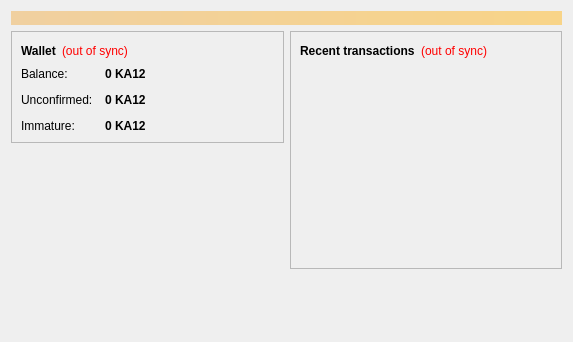
<?xml version="1.0" encoding="UTF-8"?>
<ui version="4.0">
 <class>OverviewPage</class>
 <widget class="QWidget" name="OverviewPage">
  <property name="geometry">
   <rect>
    <x>0</x>
    <y>0</y>
    <width>573</width>
    <height>342</height>
   </rect>
  </property>
  <property name="windowTitle">
   <string>Form</string>
  </property>
  <layout class="QVBoxLayout" name="topLayout">
   <item>
    <widget class="QLabel" name="labelAlerts">
     <property name="visible">
      <bool>false</bool>
     </property>
     <property name="styleSheet">
      <string notr="true">background-color: qlineargradient(x1: 0, y1: 0, x2: 1, y2: 0, stop:0 #F0D0A0, stop:1 #F8D488); color:#000000;</string>
     </property>
     <property name="wordWrap">
      <bool>true</bool>
     </property>
     <property name="margin">
      <number>3</number>
     </property>
    </widget>
   </item>
   <item>
    <layout class="QHBoxLayout" name="horizontalLayout" stretch="1,1">
     <item>
      <layout class="QVBoxLayout" name="verticalLayout_2">
       <item>
        <widget class="QFrame" name="frame">
         <property name="frameShape">
          <enum>QFrame::StyledPanel</enum>
         </property>
         <property name="frameShadow">
          <enum>QFrame::Raised</enum>
         </property>
         <layout class="QVBoxLayout" name="verticalLayout_4">
          <item>
           <layout class="QHBoxLayout" name="horizontalLayout_4">
            <item>
             <widget class="QLabel" name="label_5">
              <property name="font">
               <font>
                <weight>75</weight>
                <bold>true</bold>
               </font>
              </property>
              <property name="text">
               <string>Wallet</string>
              </property>
             </widget>
            </item>
            <item>
             <widget class="QLabel" name="labelWalletStatus">
              <property name="toolTip">
               <string>The displayed information may be out of date. Your wallet automatically synchronizes with the Coorgcoin network after a connection is established, but this process has not completed yet.</string>
              </property>
              <property name="styleSheet">
               <string notr="true">QLabel { color: red; }</string>
              </property>
              <property name="text">
               <string notr="true">(out of sync)</string>
              </property>
              <property name="alignment">
               <set>Qt::AlignLeading|Qt::AlignLeft|Qt::AlignVCenter</set>
              </property>
             </widget>
            </item>
            <item>
             <spacer name="horizontalSpacer_2">
              <property name="orientation">
               <enum>Qt::Horizontal</enum>
              </property>
              <property name="sizeHint" stdset="0">
               <size>
                <width>40</width>
                <height>20</height>
               </size>
              </property>
             </spacer>
            </item>
           </layout>
          </item>
          <item>
           <layout class="QFormLayout" name="formLayout_2">
            <property name="fieldGrowthPolicy">
             <enum>QFormLayout::AllNonFixedFieldsGrow</enum>
            </property>
            <property name="horizontalSpacing">
             <number>12</number>
            </property>
            <property name="verticalSpacing">
             <number>12</number>
            </property>
            <item row="0" column="0">
             <widget class="QLabel" name="label">
              <property name="text">
               <string>Balance:</string>
              </property>
             </widget>
            </item>
            <item row="0" column="1">
             <widget class="QLabel" name="labelBalance">
              <property name="font">
               <font>
                <weight>75</weight>
                <bold>true</bold>
               </font>
              </property>
              <property name="cursor">
               <cursorShape>IBeamCursor</cursorShape>
              </property>
              <property name="toolTip">
               <string>Your current balance</string>
              </property>
              <property name="text">
               <string notr="true">0 KA12</string>
              </property>
              <property name="textInteractionFlags">
               <set>Qt::LinksAccessibleByMouse|Qt::TextSelectableByKeyboard|Qt::TextSelectableByMouse</set>
              </property>
             </widget>
            </item>
            <item row="1" column="0">
             <widget class="QLabel" name="label_3">
              <property name="text">
               <string>Unconfirmed:</string>
              </property>
             </widget>
            </item>
            <item row="1" column="1">
             <widget class="QLabel" name="labelUnconfirmed">
              <property name="font">
               <font>
                <weight>75</weight>
                <bold>true</bold>
               </font>
              </property>
              <property name="cursor">
               <cursorShape>IBeamCursor</cursorShape>
              </property>
              <property name="toolTip">
               <string>Total of transactions that have yet to be confirmed, and do not yet count toward the current balance</string>
              </property>
              <property name="text">
               <string notr="true">0 KA12</string>
              </property>
              <property name="textInteractionFlags">
               <set>Qt::LinksAccessibleByMouse|Qt::TextSelectableByKeyboard|Qt::TextSelectableByMouse</set>
              </property>
             </widget>
            </item>
            <item row="2" column="0">
             <widget class="QLabel" name="labelImmatureText">
              <property name="text">
               <string>Immature:</string>
              </property>
             </widget>
            </item>
            <item row="2" column="1">
             <widget class="QLabel" name="labelImmature">
              <property name="font">
               <font>
                <weight>75</weight>
                <bold>true</bold>
               </font>
              </property>
              <property name="toolTip">
               <string>Mined balance that has not yet matured</string>
              </property>
              <property name="text">
               <string notr="true">0 KA12</string>
              </property>
              <property name="textInteractionFlags">
               <set>Qt::LinksAccessibleByMouse|Qt::TextSelectableByKeyboard|Qt::TextSelectableByMouse</set>
              </property>
             </widget>
            </item>
           </layout>
          </item>
         </layout>
        </widget>
       </item>
       <item>
        <spacer name="verticalSpacer">
         <property name="orientation">
          <enum>Qt::Vertical</enum>
         </property>
         <property name="sizeHint" stdset="0">
          <size>
           <width>20</width>
           <height>40</height>
          </size>
         </property>
        </spacer>
       </item>
      </layout>
     </item>
     <item>
      <layout class="QVBoxLayout" name="verticalLayout_3">
       <item>
        <widget class="QFrame" name="frame_2">
         <property name="frameShape">
          <enum>QFrame::StyledPanel</enum>
         </property>
         <property name="frameShadow">
          <enum>QFrame::Raised</enum>
         </property>
         <layout class="QVBoxLayout" name="verticalLayout">
          <item>
           <layout class="QHBoxLayout" name="horizontalLayout_2">
            <item>
             <widget class="QLabel" name="label_4">
              <property name="text">
               <string>&lt;b&gt;Recent transactions&lt;/b&gt;</string>
              </property>
             </widget>
            </item>
            <item>
             <widget class="QLabel" name="labelTransactionsStatus">
              <property name="toolTip">
               <string>The displayed information may be out of date. Your wallet automatically synchronizes with the Coorgcoin network after a connection is established, but this process has not completed yet.</string>
              </property>
              <property name="styleSheet">
               <string notr="true">QLabel { color: red; }</string>
              </property>
              <property name="text">
               <string notr="true">(out of sync)</string>
              </property>
              <property name="alignment">
               <set>Qt::AlignRight|Qt::AlignTrailing|Qt::AlignVCenter</set>
              </property>
             </widget>
            </item>
            <item>
             <spacer name="horizontalSpacer">
              <property name="orientation">
               <enum>Qt::Horizontal</enum>
              </property>
              <property name="sizeHint" stdset="0">
               <size>
                <width>40</width>
                <height>20</height>
               </size>
              </property>
             </spacer>
            </item>
           </layout>
          </item>
          <item>
           <widget class="QListView" name="listTransactions">
            <property name="styleSheet">
             <string notr="true">QListView { background: transparent; }</string>
            </property>
            <property name="frameShape">
             <enum>QFrame::NoFrame</enum>
            </property>
            <property name="verticalScrollBarPolicy">
             <enum>Qt::ScrollBarAlwaysOff</enum>
            </property>
            <property name="horizontalScrollBarPolicy">
             <enum>Qt::ScrollBarAlwaysOff</enum>
            </property>
            <property name="selectionMode">
             <enum>QAbstractItemView::NoSelection</enum>
            </property>
           </widget>
          </item>
         </layout>
        </widget>
       </item>
       <item>
        <spacer name="verticalSpacer_2">
         <property name="orientation">
          <enum>Qt::Vertical</enum>
         </property>
         <property name="sizeHint" stdset="0">
          <size>
           <width>20</width>
           <height>40</height>
          </size>
         </property>
        </spacer>
       </item>
      </layout>
     </item>
    </layout>
   </item>
  </layout>
 </widget>
 <resources/>
 <connections/>
</ui>
